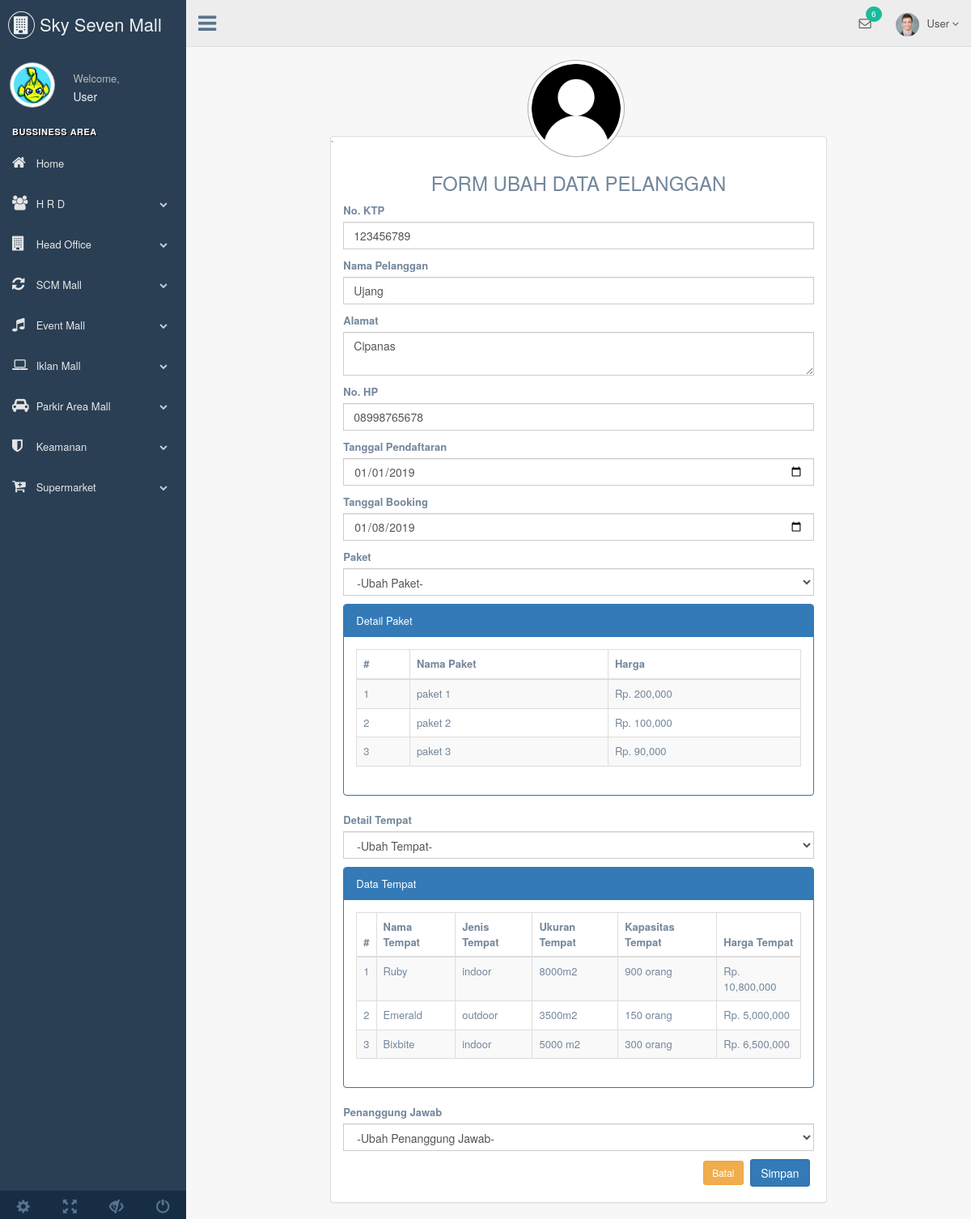
The app's page /Pelanggan/tampil_ubah/REGIS001 with its own data.
### tables this page shows
CREATE TABLE `pendaftaran` (
  `Id_Pendaftaran` varchar(10) NOT NULL,
  `No_KTP` varchar(20) NOT NULL,
  `Nama_Pelanggan` varchar(50) NOT NULL,
  `Alamat` varchar(30) NOT NULL,
  `No_HP` varchar(13) NOT NULL,
  `Tgl_Pendaftaran` date NOT NULL,
  `Tgl_Booking` date NOT NULL,
  `Status` varchar(25) NOT NULL,
  `Paket` varchar(10) NOT NULL,
  `Tempat` varchar(10) NOT NULL,
  `Pegawai` varchar(10) NOT NULL
);

CREATE TABLE `paket` (
  `id_paket` varchar(10) DEFAULT NULL,
  `nama_paket` varchar(10) DEFAULT NULL,
  `harga` int(10) DEFAULT NULL
);

CREATE TABLE `tempat` (
  `Id_Tempat` varchar(10) NOT NULL,
  `Nama_Tempat` varchar(30) NOT NULL,
  `Jenis_Tempat` varchar(15) NOT NULL,
  `Ukuran_Tempat` varchar(15) NOT NULL,
  `Harga_Tempat` int(10) NOT NULL,
  `Kapasitas_Tempat` varchar(10) NOT NULL
);

### application/controllers/Pelanggan.php (called while the page is built, shortened)
<?php
class Pelanggan extends CI_Controller
{
	function tampil_ubah($id){
		$where = array(
			'Id_Pendaftaran' => $id
		);
		$data['pelanggan'] = $this->M_give->tubah_data($where,'pendaftaran')->result();
		$data['paket'] = $this->M_give->lihat_data('paket')->result();
		$data['tempat'] = $this->M_give->lihat_data('tempat')->result();
		$data['pegawai'] = $this->M_give->lihat_data('pegawai')->result();
		$this->load->view('header');
		$this->load->view('navbar');
		$this->load->view('Pelanggan/ubah', $data);
		$this->load->view('footer');
	}
}
?>

### index.php (called while the page is built, shortened)
<?php
require_once BASEPATH.'core/CodeIgniter.php';

### application/models/M_give.php (called while the page is built, shortened)
<?php
class M_give extends CI_Model
{
	function tubah_data($where,$table){
		return $this->db->get_where($table,$where);
	}
	function lihat_data($table){
		return $this->db->get($table);
	}
}
?>

### application/views/Pelanggan/ubah.php (the view, shortened to what this page needs)
<div class="right_col" role="main">
	<section class="container">
		<div class="row">
			<div class="col-md-8 col-md-offset-2">
				<div class="panel panel-default" style="margin-top: 100px;">
					`<img src="<?php echo base_url('assets/') ?>/user.png" alt="..." class="img-circle profile_img" style="height: 120px; width: auto;  position: absolute; top: -1%; left: 25%;">
					<div class="panel-body">
						<h3 class="text-center">FORM UBAH DATA PELANGGAN</h3>
	<?php foreach($pelanggan as $p){ ?>
		<form action="<?php echo base_url().'Pelanggan/ubah_pelanggan' ?>" method="post">
			<div class="form-group">
				<label>No. KTP</label>
				<input type="text" name="No_KTP" class="form-control" value="<?php echo $p->No_KTP; ?>">
			</div>
			<div class="form-group">
				<label>Nama Pelanggan</label>
				<input type="text" name="Nama_Pelanggan" class="form-control" value="<?php echo $p->Nama_Pelanggan; ?>">
			</div>
			<div class="form-group">
				<label>Alamat</label>
				<textarea name="Alamat" class="form-control"><?php echo $p->Alamat; ?></textarea>
			</div>
			<div class="form-group">
				<label>No. HP</label>
				<input type="number" name="No_HP" class="form-control" value="<?php echo $p->No_HP; ?>">
			</div>
			<div class="form-group">
				<label>Tanggal Pendaftaran</label>
				<input type="date" name="Tgl_Pendaftaran" class="form-control" value="<?php echo $p->Tgl_Pendaftaran; ?>">
			</div>
			<div class="form-group">
				<label>Tanggal Booking</label>
				<input type="date" name="Tgl_Booking" class="form-control" value="<?php echo $p->Tgl_Booking; ?>">
			</div>
			<div class="form-group">
				<label>Paket</label>
					<select name="Paket" class="form-control">
						<option value="<?php echo $p->Paket; ?>">-Ubah Paket-</option>
					</select>
			</div>
			<div class="panel panel-primary">
				<div class="panel-heading">Detail Paket</div>
				<div class="panel-body">
					<div class="table-responsive">
						<table class="table table-bordered table-hover table-striped" >
							<thead>
								<tr>
									<th>#</th>
									<th>Nama Paket</th>
									<th>Harga</th>
								</tr>
							</thead>
							<tbody>
							<?php
								$no = 1;
								foreach($paket as $pk){
							?>
							<tr>
								<td><?php echo $no++; ?></td>
								<td><?php echo $pk->nama_paket?></td>
								<td><?php echo "Rp. ".number_format($pk->harga); ?></td>
							</tr>
							<?php }	?>
							</tbody>
						</table>
					</div>
				</div>
			</div>
			<div class="form-group">
				<label>Detail Tempat</label>
					<select name="Tempat" class="form-control">
						<option value="<?php echo $p->Tempat; ?>">-Ubah Tempat-</option>
					</select>
			</div>
			<div class="panel panel-primary">
				<div class="panel-heading">Data Tempat</div>
				<div class="panel-body">
					<div class="table-responsive">
						<table class="table table-bordered table-hover table-striped" >
							<thead>
								<tr>
									<th>#</th>
									<th>Nama Tempat</th>
									<th>Jenis Tempat</th>
									<th>Ukuran Tempat</th>
									<th>Kapasitas Tempat</th>
									<th>Harga Tempat</th>
								</tr>
							</thead>
							<tbody>
							<?php
								$no = 1;
								foreach($tempat as $t){
							?>
							<tr>
								<td><?php echo $no++; ?></td>
								<td><?php echo $t->Nama_Tempat; ?></td>
								<td><?php echo $t->Jenis_Tempat; ?></td>
								<td><?php echo $t->Ukuran_Tempat; ?></td>
								<td><?php echo $t->Kapasitas_Tempat; ?></td>
								<td><?php echo "Rp. ".number_format($t->Harga_Tempat); ?></td>
							</tr>
							<?php }	?>
							</tbody>
						</table>
					</div>
				</div>
			</div>
			<div class="form-group">
				<label>Penanggung Jawab</label>
					<select name="Pegawai" class="form-control">
						<option value="<?php echo $p->Pegawai; ?>">-Ubah Penanggung Jawab-</option>
					</select>
			</div>
			<div class="form-group text-right">
				<a href="<?php echo base_url().'Pelanggan/lihat_pelanggan'; ?>" class="btn btn-sm btn-warning">Batal</a>
				<input type="submit" value="Simpan" class="btn btn-primary" id="simpan" >
			</div>
		</form>
<?php } ?>
					</div>
				</div>
			</div>
		</div>
	</section>
</div>

### records on screen
pendaftaran: No_KTP "123456789", Nama_Pelanggan "Ujang", Alamat "Cipanas", No_HP "08998765678", Tgl_Pendaftaran "01/01/2019", Tgl_Booking "01/08/2019"
paket: nama_paket "paket 1", harga "200,000"
paket: nama_paket "paket 2", harga "100,000"
paket: nama_paket "paket 3", harga "90,000"
tempat: Nama_Tempat "Ruby", Jenis_Tempat "indoor", Ukuran_Tempat "8000m2", Kapasitas_Tempat "900 orang", Harga_Tempat "10,800,000"
tempat: Nama_Tempat "Emerald", Jenis_Tempat "outdoor", Ukuran_Tempat "3500m2", Kapasitas_Tempat "150 orang", Harga_Tempat "5,000,000"
tempat: Nama_Tempat "Bixbite", Jenis_Tempat "indoor", Ukuran_Tempat "5000 m2", Kapasitas_Tempat "300 orang", Harga_Tempat "6,500,000"
